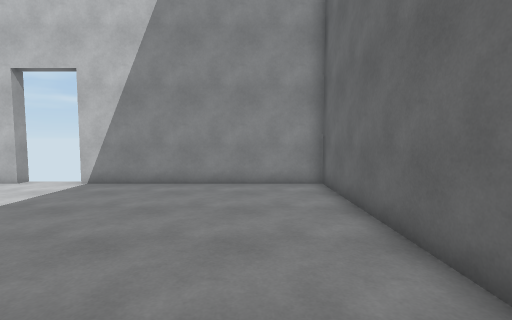
View 1 (above)

16 first-person views from a walk through a scene from a Unity 3-D project. The camera is 1.5 m above the floor, tilts 4° down and sees 85° across. The floor is counted in squares, 1 m on a side. Each view is taken from the middle of a square. On the plan, view 1 faces up. The plan holds only what a view shows up to about 14 squares ahead; the rest is blank. The player is left out.

View 2
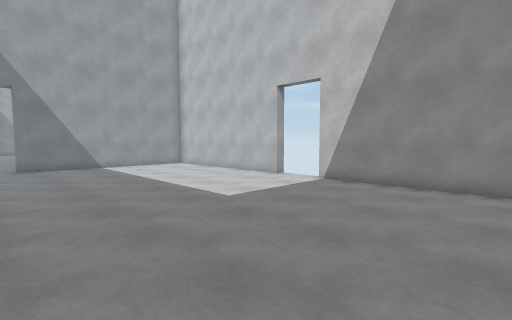

View 3
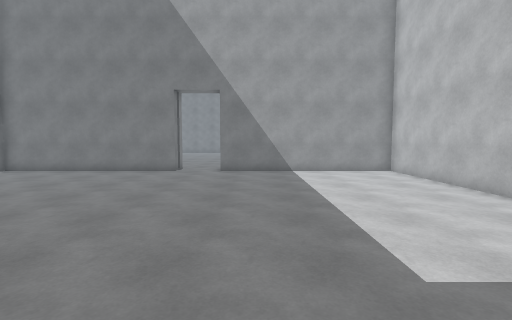

View 4
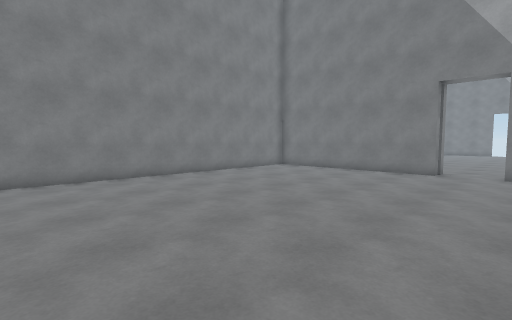

View 5
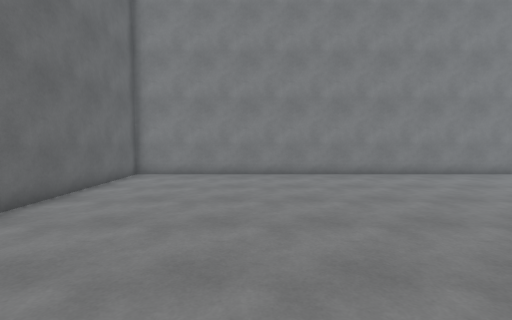

View 6
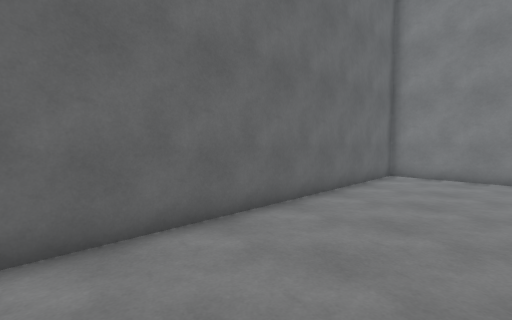

View 7
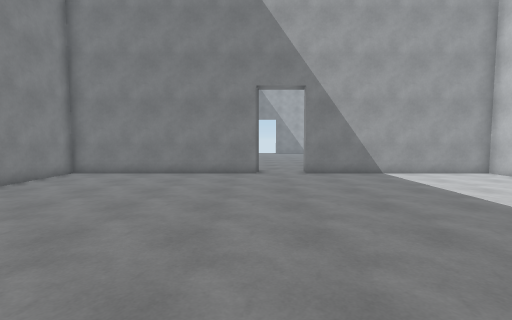

View 8
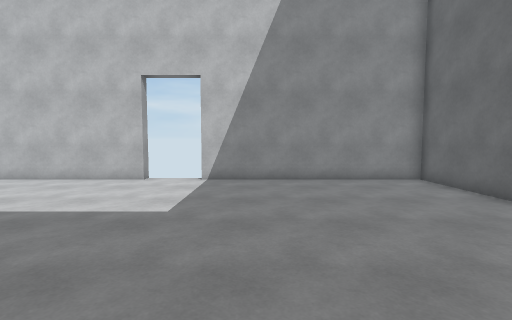

View 9
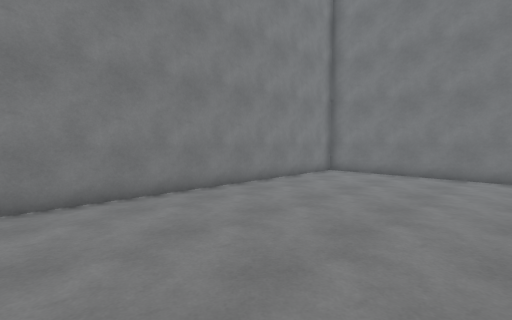

View 10
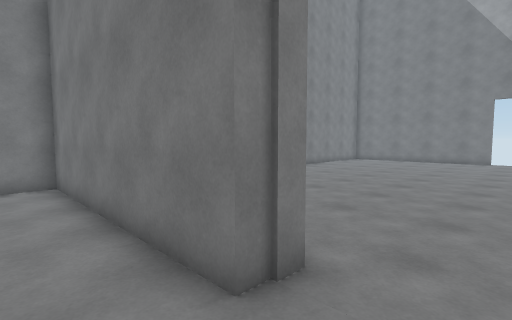

View 11
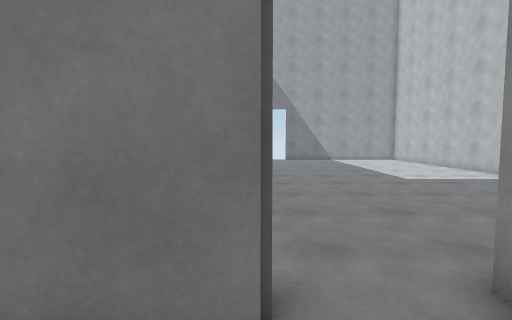

View 12
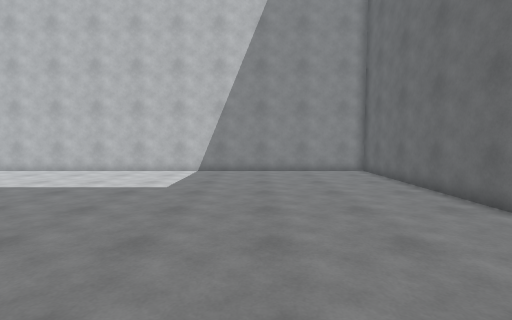

View 13
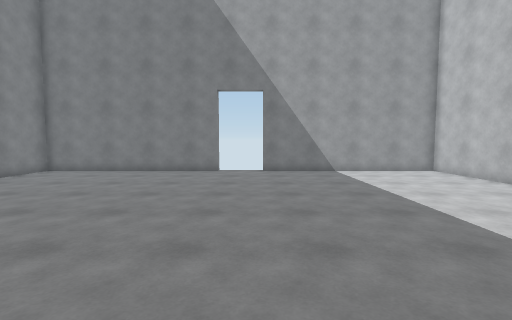

View 14
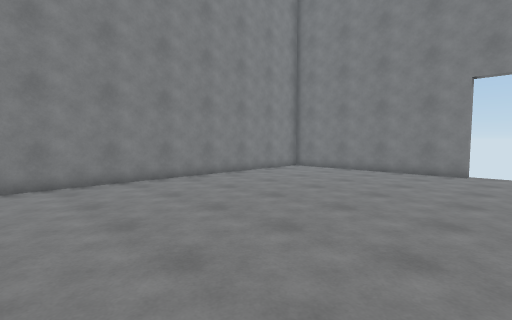

View 15
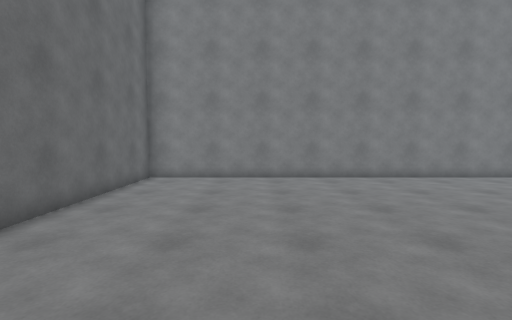

View 16
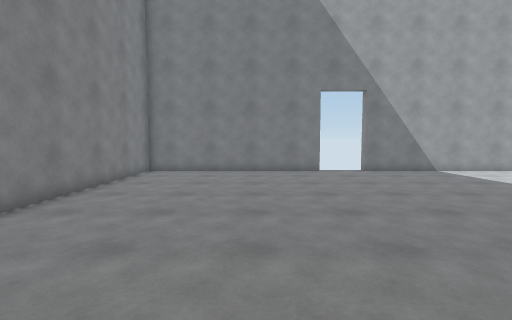

### Floor plan
Ten units are one square. View 1 is at (0, 0); x grows to the right and y downward. Boxes are objects, and circles mark ways between rooms. Rooms are numbered by the first view taken in them; rooms with no view inside come last. Other rooms are left out.
<svg viewBox="-377 -105 405 204">
<path fill="none" stroke="#000" d="M-83 -96 -167 -96 -167 -14M-167 10 -167 94 23 94 23 -96 -61 -96M-178 10 -167 10M-177 -18 -177 -96 -367 -96 -367 -12M-372 10 -367 10 -367 94 -177 94 -177 26M-167 -14 -178 -14"/>
<circle cx="-170" cy="-5" r="3" fill="#2a7"/>
<text x="-70" y="0">1</text>
<text x="-270" y="0">2</text>
</svg>
Room 1 opens to room 2.

Where each view was taken, in squares from view 1:
view 1: 0 up, 0 right, facing up
view 2: 0 up, 0 right, facing up-left
view 3: 3 up, 3 left, facing left
view 4: 2 up, 3 left, facing down-left
view 5: 3 up, 3 left, facing down
view 6: 3 up, 2 left, facing down-right
view 7: 1 down, 4 left, facing left
view 8: 1 down, 4 left, facing up
view 9: 2 down, 4 left, facing down-left
view 10: 1 up, 15 left, facing down-left
view 11: 1 down, 15 left, facing left
view 12: 4 down, 23 left, facing up
view 13: 1 up, 23 left, facing left
view 14: 1 up, 23 left, facing down-left
view 15: 2 up, 22 left, facing down
view 16: 4 down, 23 left, facing left
